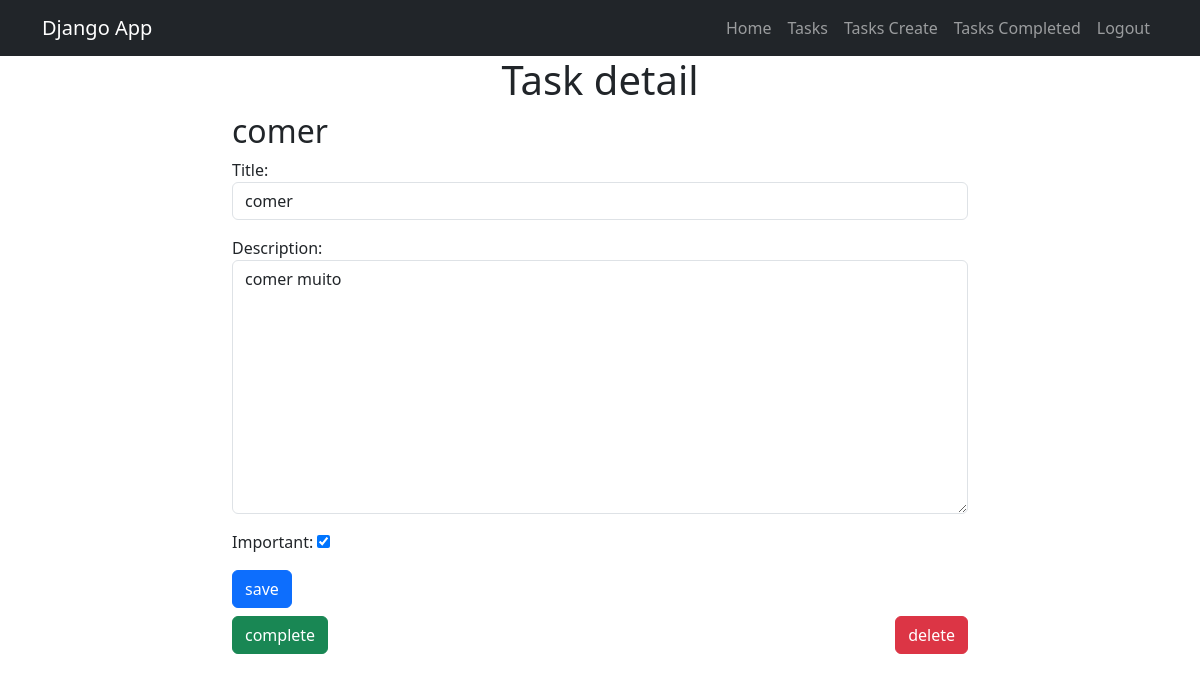
/tasks/3 (signed in), run on an earlier commit of the app's database.
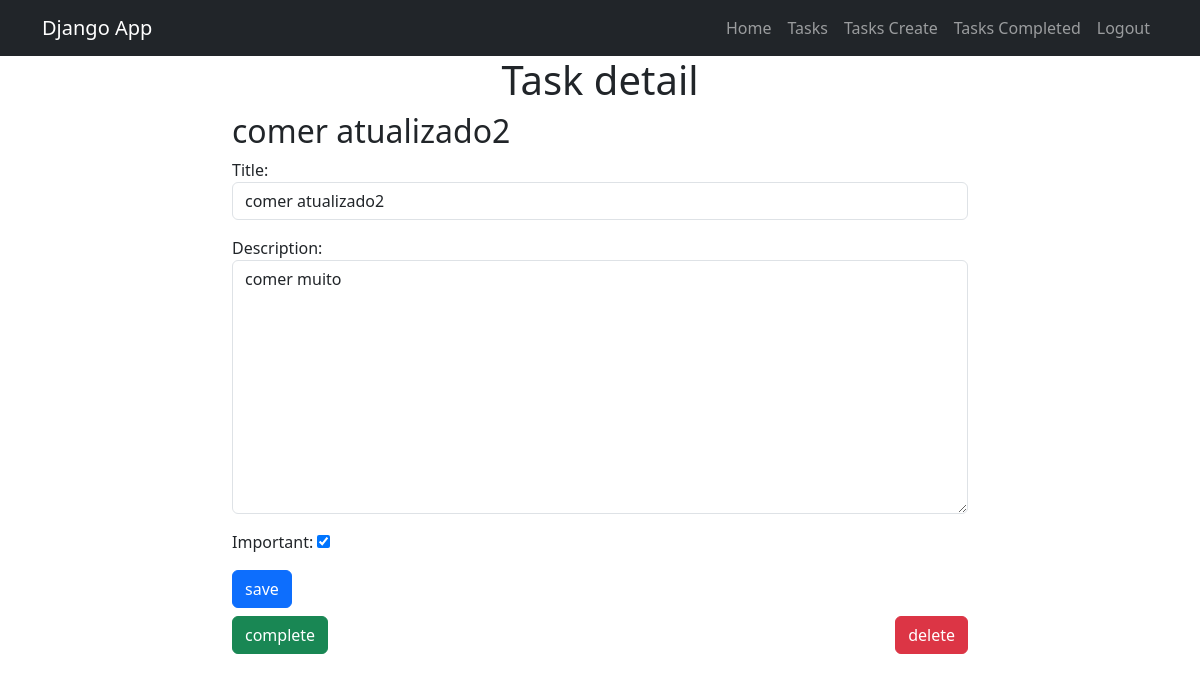
And on a later commit of the database.
### tasks/models.py (models this page shows, shortened)
class Tasks(models.Model):
    title = models.CharField(max_length=100)
    description = models.TextField(blank=True)
    created = models.DateTimeField(auto_now_add=True)
    datecompleted = models.DateTimeField(null=True)
    important = models.BooleanField(default=False)
    user = models.ForeignKey(User, on_delete=models.CASCADE)

### tasks/views.py (the view, shortened to what this page needs)
# urls.py: path('tasks/<int:task_id>', views.task_detail, name='task_detail'),
@login_required
def task_detail(request: HttpRequest, task_id: int) -> HttpResponse:
    task = get_object_or_404(Tasks, pk=task_id, user=request.user)
    form = TaskForm(instance=task)
    return render(request, 'task_detail.html', {'task': task, 'form': form})

### tasks/forms.py
class TaskForm(ModelForm):
    class Meta:
        model = Tasks
        fields = ('title', 'description', 'important')
        widgets = {
            'title': forms.TextInput(attrs={'class': 'form-control'}),
            'description': forms.Textarea(attrs={'class': 'form-control'}),
            'important': forms.CheckboxInput(attrs={}),
        }

### tasks/templates/task_detail.html (shortened to what this page needs)
{% extends 'base.html' %}
{% block content %}
  <div class="row">
    <div class="offset-md-2 col-md-8">
    <h1 class="text-center">Task detail</h1>
    <h2>{{ task.title }}</h2>
        <form method="post">
          {{ form.as_p }}
          <button class="btn btn-primary">save</button>
        </form>
        <div class="d-flex justify-content-between mt-2">
            <form action="{% url 'complete_task' task.id %}" method="POST">
                <button class="btn btn-success">complete</button>
              </form>
              <form action="{% url 'delete_task' task.id %}" method="POST">
                <button class="btn btn-danger">delete</button>
              </form>
        </div>
      </div>
    </div>
{% endblock %}

What changed in the data, as far as the page shows it:
changed Tasks "comer muito": title "comer" → "comer atualizado2"
